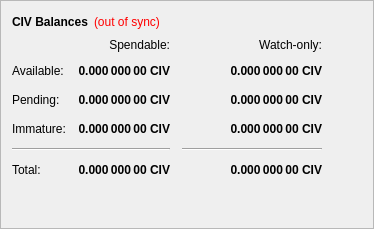
        <widget class="QFrame" name="frame">
         <property name="frameShape">
          <enum>QFrame::StyledPanel</enum>
         </property>
         <property name="frameShadow">
          <enum>QFrame::Raised</enum>
         </property>
         <layout class="QVBoxLayout" name="verticalLayout_4">
          <item>
           <layout class="QHBoxLayout" name="horizontalLayout_4">
            <item>
             <widget class="QLabel" name="label_5">
              <property name="font">
               <font>
                <weight>75</weight>
                <bold>true</bold>
               </font>
              </property>
              <property name="text">
               <string>CIV Balances</string>
              </property>
             </widget>
            </item>
            <item>
             <widget class="QLabel" name="labelWalletStatus">
              <property name="cursor">
               <cursorShape>WhatsThisCursor</cursorShape>
              </property>
              <property name="toolTip">
               <string>The displayed information may be out of date. Your wallet automatically synchronizes with the Civitas network after a connection is established, but this process has not completed yet.</string>
              </property>
              <property name="styleSheet">
               <string notr="true">QLabel { color: red; }</string>
              </property>
              <property name="text">
               <string notr="true">(out of sync)</string>
              </property>
              <property name="alignment">
               <set>Qt::AlignLeading|Qt::AlignLeft|Qt::AlignVCenter</set>
              </property>
             </widget>
            </item>
            <item>
             <spacer name="horizontalSpacer_3">
              <property name="orientation">
               <enum>Qt::Horizontal</enum>
              </property>
              <property name="sizeHint" stdset="0">
               <size>
                <width>40</width>
                <height>20</height>
               </size>
              </property>
             </spacer>
            </item>
           </layout>
          </item>
          <item>
           <layout class="QGridLayout" name="gridLayout">
            <property name="spacing">
             <number>12</number>
            </property>
            <item row="2" column="2">
             <widget class="QLabel" name="labelWatchPending">
              <property name="font">
               <font>
                <weight>75</weight>
                <bold>true</bold>
               </font>
              </property>
              <property name="cursor">
               <cursorShape>IBeamCursor</cursorShape>
              </property>
              <property name="toolTip">
               <string>Unconfirmed transactions to watch-only addresses</string>
              </property>
              <property name="text">
               <string notr="true">0.000 000 00 CIV</string>
              </property>
              <property name="alignment">
               <set>Qt::AlignRight|Qt::AlignTrailing|Qt::AlignVCenter</set>
              </property>
              <property name="textInteractionFlags">
               <set>Qt::LinksAccessibleByMouse|Qt::TextSelectableByKeyboard|Qt::TextSelectableByMouse</set>
              </property>
             </widget>
            </item>
            <item row="2" column="1">
             <widget class="QLabel" name="labelUnconfirmed">
              <property name="font">
               <font>
                <weight>75</weight>
                <bold>true</bold>
               </font>
              </property>
              <property name="cursor">
               <cursorShape>IBeamCursor</cursorShape>
              </property>
              <property name="toolTip">
               <string>Total of transactions that have yet to be confirmed, and do not yet count toward the spendable balance</string>
              </property>
              <property name="text">
               <string notr="true">0.000 000 00 CIV</string>
              </property>
              <property name="alignment">
               <set>Qt::AlignRight|Qt::AlignTrailing|Qt::AlignVCenter</set>
              </property>
              <property name="textInteractionFlags">
               <set>Qt::LinksAccessibleByMouse|Qt::TextSelectableByKeyboard|Qt::TextSelectableByMouse</set>
              </property>
             </widget>
            </item>
            <item row="3" column="2">
             <widget class="QLabel" name="labelWatchImmature">
              <property name="font">
               <font>
                <weight>75</weight>
                <bold>true</bold>
               </font>
              </property>
              <property name="cursor">
               <cursorShape>IBeamCursor</cursorShape>
              </property>
              <property name="toolTip">
               <string>Staked or masternode rewards in watch-only addresses that has not yet matured</string>
              </property>
              <property name="text">
               <string notr="true">0.000 000 00 CIV</string>
              </property>
              <property name="alignment">
               <set>Qt::AlignRight|Qt::AlignTrailing|Qt::AlignVCenter</set>
              </property>
              <property name="textInteractionFlags">
               <set>Qt::LinksAccessibleByMouse|Qt::TextSelectableByKeyboard|Qt::TextSelectableByMouse</set>
              </property>
             </widget>
            </item>
            <item row="4" column="0" colspan="2">
             <widget class="Line" name="lineSpendableBalance">
              <property name="orientation">
               <enum>Qt::Horizontal</enum>
              </property>
             </widget>
            </item>
            <item row="4" column="2">
             <widget class="Line" name="lineWatchBalance">
              <property name="sizePolicy">
               <sizepolicy hsizetype="Preferred" vsizetype="Fixed">
                <horstretch>0</horstretch>
                <verstretch>0</verstretch>
               </sizepolicy>
              </property>
              <property name="minimumSize">
               <size>
                <width>140</width>
                <height>0</height>
               </size>
              </property>
              <property name="orientation">
               <enum>Qt::Horizontal</enum>
              </property>
             </widget>
            </item>
            <item row="5" column="0">
             <widget class="QLabel" name="labelTotalText">
              <property name="text">
               <string>Total:</string>
              </property>
             </widget>
            </item>
            <item row="3" column="1">
             <widget class="QLabel" name="labelImmature">
              <property name="font">
               <font>
                <weight>75</weight>
                <bold>true</bold>
               </font>
              </property>
              <property name="cursor">
               <cursorShape>IBeamCursor</cursorShape>
              </property>
              <property name="toolTip">
               <string>Staked or masternode rewards that has not yet matured</string>
              </property>
              <property name="text">
               <string notr="true">0.000 000 00 CIV</string>
              </property>
              <property name="alignment">
               <set>Qt::AlignRight|Qt::AlignTrailing|Qt::AlignVCenter</set>
              </property>
              <property name="textInteractionFlags">
               <set>Qt::LinksAccessibleByMouse|Qt::TextSelectableByKeyboard|Qt::TextSelectableByMouse</set>
              </property>
             </widget>
            </item>
            <item row="2" column="3">
             <spacer name="horizontalSpacer_2">
              <property name="orientation">
               <enum>Qt::Horizontal</enum>
              </property>
              <property name="sizeHint" stdset="0">
               <size>
                <width>40</width>
                <height>20</height>
               </size>
              </property>
             </spacer>
            </item>
            <item row="3" column="0">
             <widget class="QLabel" name="labelImmatureText">
              <property name="text">
               <string>Immature:</string>
              </property>
             </widget>
            </item>
            <item row="5" column="1">
             <widget class="QLabel" name="labelTotal">
              <property name="font">
               <font>
                <weight>75</weight>
                <bold>true</bold>
               </font>
              </property>
              <property name="cursor">
               <cursorShape>IBeamCursor</cursorShape>
              </property>
              <property name="toolTip">
               <string>Your current total balance</string>
              </property>
              <property name="text">
               <string notr="true">0.000 000 00 CIV</string>
              </property>
              <property name="alignment">
               <set>Qt::AlignRight|Qt::AlignTrailing|Qt::AlignVCenter</set>
              </property>
              <property name="textInteractionFlags">
               <set>Qt::LinksAccessibleByMouse|Qt::TextSelectableByKeyboard|Qt::TextSelectableByMouse</set>
              </property>
             </widget>
            </item>
            <item row="5" column="2">
             <widget class="QLabel" name="labelWatchTotal">
              <property name="font">
               <font>
                <weight>75</weight>
                <bold>true</bold>
               </font>
              </property>
              <property name="cursor">
               <cursorShape>IBeamCursor</cursorShape>
              </property>
              <property name="toolTip">
               <string>Current total balance in watch-only addresses</string>
              </property>
              <property name="text">
               <string notr="true">0.000 000 00 CIV</string>
              </property>
              <property name="alignment">
               <set>Qt::AlignRight|Qt::AlignTrailing|Qt::AlignVCenter</set>
              </property>
              <property name="textInteractionFlags">
               <set>Qt::LinksAccessibleByMouse|Qt::TextSelectableByKeyboard|Qt::TextSelectableByMouse</set>
              </property>
             </widget>
            </item>
            <item row="0" column="2">
             <widget class="QLabel" name="labelWatchonly">
              <property name="text">
               <string>Watch-only:</string>
              </property>
              <property name="alignment">
               <set>Qt::AlignRight|Qt::AlignTrailing|Qt::AlignVCenter</set>
              </property>
             </widget>
            </item>
            <item row="1" column="0">
             <widget class="QLabel" name="labelBalanceText">
              <property name="text">
               <string>Available:</string>
              </property>
             </widget>
            </item>
            <item row="1" column="1">
             <widget class="QLabel" name="labelBalance">
              <property name="font">
               <font>
                <weight>75</weight>
                <bold>true</bold>
               </font>
              </property>
              <property name="cursor">
               <cursorShape>IBeamCursor</cursorShape>
              </property>
              <property name="toolTip">
               <string>Your current spendable balance</string>
              </property>
              <property name="text">
               <string notr="true">0.000 000 00 CIV</string>
              </property>
              <property name="alignment">
               <set>Qt::AlignRight|Qt::AlignTrailing|Qt::AlignVCenter</set>
              </property>
              <property name="textInteractionFlags">
               <set>Qt::LinksAccessibleByMouse|Qt::TextSelectableByKeyboard|Qt::TextSelectableByMouse</set>
              </property>
             </widget>
            </item>
            <item row="1" column="2">
             <widget class="QLabel" name="labelWatchAvailable">
              <property name="font">
               <font>
                <weight>75</weight>
                <bold>true</bold>
               </font>
              </property>
              <property name="cursor">
               <cursorShape>IBeamCursor</cursorShape>
              </property>
              <property name="toolTip">
               <string>Your current balance in watch-only addresses</string>
              </property>
              <property name="text">
               <string notr="true">0.000 000 00 CIV</string>
              </property>
              <property name="alignment">
               <set>Qt::AlignRight|Qt::AlignTrailing|Qt::AlignVCenter</set>
              </property>
              <property name="textInteractionFlags">
               <set>Qt::LinksAccessibleByMouse|Qt::TextSelectableByKeyboard|Qt::TextSelectableByMouse</set>
              </property>
             </widget>
            </item>
            <item row="2" column="0">
             <widget class="QLabel" name="labelPendingText">
              <property name="text">
               <string>Pending:</string>
              </property>
             </widget>
            </item>
            <item row="0" column="1">
             <widget class="QLabel" name="labelSpendable">
              <property name="text">
               <string>Spendable:</string>
              </property>
              <property name="alignment">
               <set>Qt::AlignRight|Qt::AlignTrailing|Qt::AlignVCenter</set>
              </property>
             </widget>
            </item>
           </layout>
          </item>
          <item>
           <spacer name="verticalSpacer_4">
            <property name="orientation">
             <enum>Qt::Vertical</enum>
            </property>
            <property name="sizeHint" stdset="0">
             <size>
              <width>20</width>
              <height>40</height>
             </size>
            </property>
           </spacer>
          </item>
         </layout>
        </widget>
